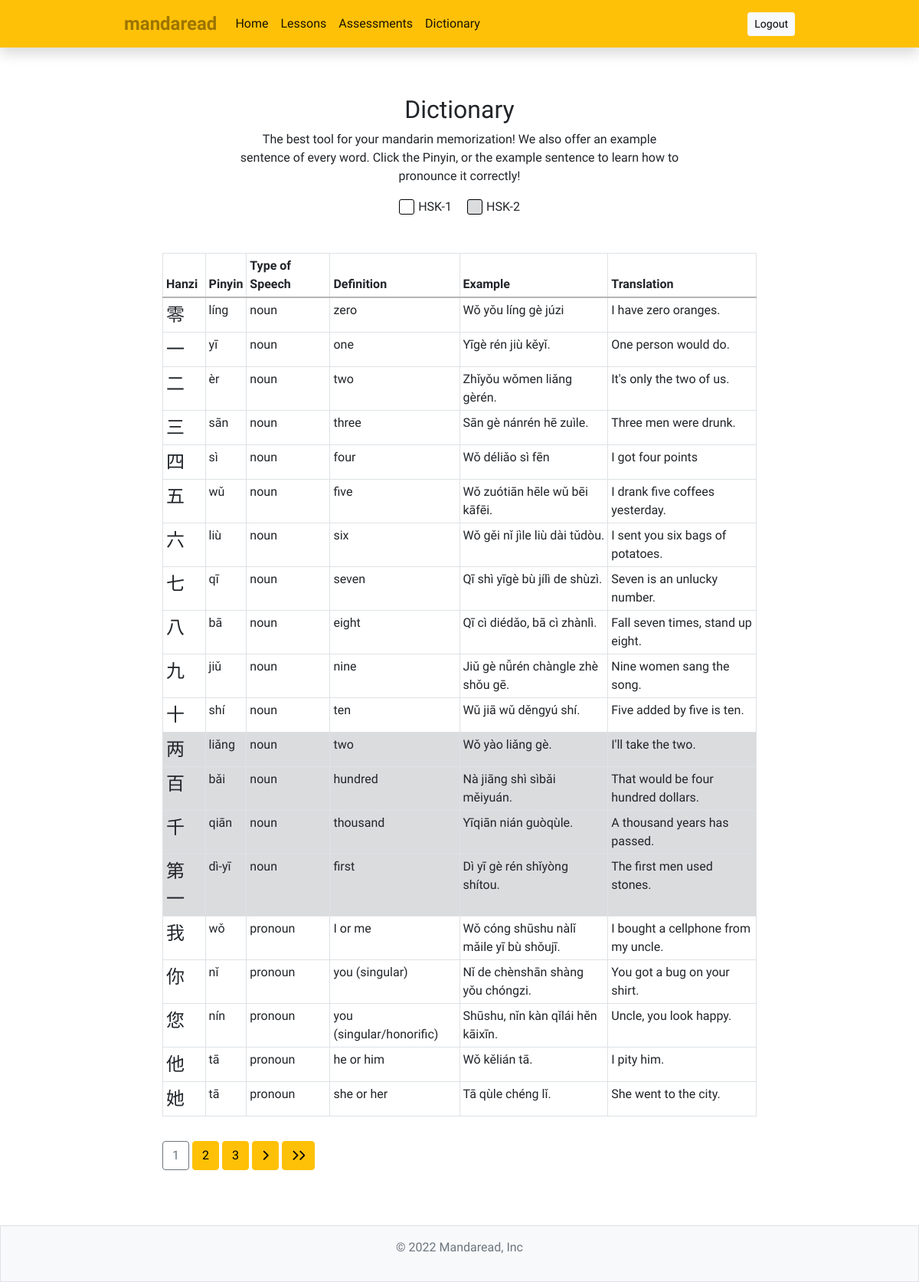
Before: /dictionary/ with the older database file.
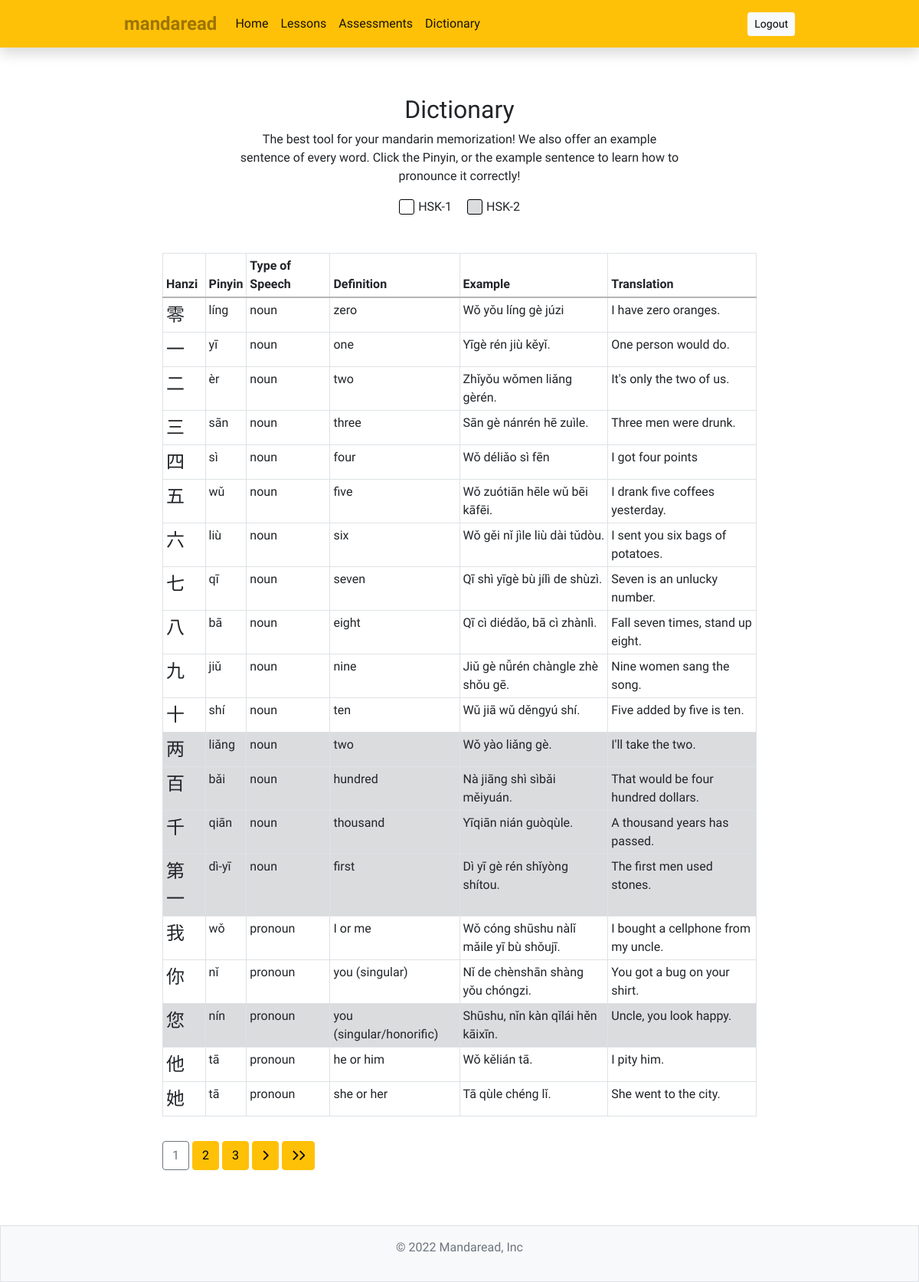
After: the same page with the newer database file.
### dictionary/models.py (models this page shows, shortened)
class Dictionary(models.Model):
    HSK_LEVEL = (
        ('HSK-1', 'HSK-1'),
        ('HSK-2', 'HSK-2')
    )
    PART_OF_SPEECH = (
        ('noun', 'noun'),
        ('pronoun', 'pronoun'),
        ('verb', 'verb'),
        ('adjective', 'adjective'),
        ('adverb', 'adverb'),
        ('preposition', 'preposition'),
        ('conjunction', 'conjunction'),
        ('interjection', 'interjection')
    )
    from_lesson = models.ForeignKey(LessonBank, null=True, blank=True, on_delete=models.CASCADE)
    hanzi = models.CharField(max_length=50)
    pinyin = models.CharField(max_length=50)
    definition = models.CharField(max_length=255)
    part_of_speech = models.CharField(max_length=50, null=True, blank=True, choices=PART_OF_SPEECH)
    example = models.CharField(null=True, blank=True, max_length=250)
    translation = models.CharField(null=True, blank=True, max_length=250)

### dictionary/views.py (the view)
# urls.py: path('', views.DictionaryList.as_view(), name='mandaread-dict'),
class DictionaryList(ListView):
    model = Dictionary
    template_name = "dictionary/dictionary.html"
    context_object_name = 'words'
    paginate_by = 20
    def dispatch(self, request, *args, **kwargs):
        user_log = UserLog()
        user_log.log_by = request.user.username
        user_log.action = "opened the dictionary"
        user_log.date_time_logged = datetime.datetime.now()
        user_log.save()
        return super().dispatch(request, *args, **kwargs)

### dictionary/templates/dictionary/dictionary.html (shortened to what this page needs)
{% extends 'mandaread/base.html' %}
{% load static %}
{% block content %}
    <div class="container col-lg-8 col-xl-8 mb-3 mt-4">
        <div class = "mb-5 d-flex flex-column justify-content-center align-items-center">
            <h2>Dictionary</h2>
            <p class = "col-lg-9 text-center">The best tool for your mandarin memorization! We also offer an example sentence of every word. Click the Pinyin, or the example sentence to learn how to pronounce it correctly!</p>
            <div class = "d-flex justify-content-center">
                <div class = "d-flex justify-content-center align-items-center legend-div">
                    <div class = "legend-box"></div>
                    <span>HSK-1</span>
                </div>
                <div class = "d-flex justify-content-center align-items-center legend-div">
                    <div class = "legend-box bg-secondary bg-opacity-25"></div>
                    <span>HSK-2</span>
                </div>
            </div>
        </div>
        <table class="table table-hover table-bordered table-sm">
            <thead>
                <tr>
                    <th>Hanzi</th>
                    <th>Pinyin</th>
                    <th>Type of Speech</th>
                    <th>Definition</th>
                    <th style="width: 25%">Example</th>
                    <th style="width: 25%">Translation</th>
                </tr>
            </thead>
            <tbody>
                {% for word in words %}
                    {% if word.from_lesson.hsk == 2 %}
                        <tr class = "bg-secondary bg-opacity-25">
                    {% else %}
                        <tr>
                    {% endif %}
                        <td role = "button" data-toggle="tooltip" data-placement="top" title="Click me!" class = "hanzi">{{ word.hanzi }}</td>
                        <td>{{ word.pinyin }}</td>
                        <td>{{ word.part_of_speech }}</td>
                        <td>{{ word.definition }}</td>
                        <td role = "button" data-toggle="tooltip" data-placement="top" title="Click me!" class = "hanzi-trans">{{ word.example }}</td>
                        <td>{{ word.translation|capfirst }}</td>
                    </tr>
                {% endfor %}
            </tbody>
        </table>
    </div>
        {% if is_paginated %}
            <div class="container col-lg-8 col-xl-8 mb-5">
                {% for num in page_obj.paginator.page_range %}
                    {% if page_obj.number == num %}
                        <a href="?page={{ num }}" class="btn btn-outline-secondary mb-4">{{ num }}</a>
                    {% elif num > page_obj.number|add:'-3' and num < page_obj.number|add:'3' %}
                        <a href="?page={{ num }}" class="btn btn-warning mb-4">{{ num }}</a>
                    {% endif %}
                {% endfor %}
                {% if page_obj.has_next %}
                    <a href="?page={{ page_obj.next_page_number }}" class="btn btn-warning mb-4"><i class="fas fa-chevron-right fa-sm"></i></a>
                    <a href="?page={{ page_obj.paginator.num_pages }}" class="btn btn-warning mb-4"><i class="fas fa-chevron-right fa-sm"></i><i class="fas fa-chevron-right fa-sm"></i></a>
                {% endif %}
            </div>
        {% endif %}
{% endblock %}

### mandaread/templates/mandaread/base.html (shortened to what this page needs)
{% load static %}
<!DOCTYPE html>
<html lang="en">
<head>
    <link href="https://cdn.jsdelivr.net/npm/bootstrap@5.1.3/dist/css/bootstrap.min.css" rel="stylesheet"
>
    <link rel="stylesheet" type="text/css" href="{% static 'mandaread/style.css' %}">
</head>
<body class="d-flex flex-column min-vh-100">
    <nav class="navbar d-flex justify-content-center fixed-top mb-5 bg-warning navbar-expand-lg navbar-light shadow">
        <div class="container col-12 col-lg-9 mx-3 mx-md-5">
            <a class="navbar-brand" style="font-family: 'Quicksand', sans-serif; font-weight: 700; color: #9c7500;" href="{% url 'mandaread-home' %}">mandaread</a>
            <div class="collapse navbar-collapse" id="navbarSupportedContent">
                <ul class="navbar-nav me-auto mb-2 mb-lg-0">
                    <li class="nav-item">
                        <a class="nav-link active" aria-current="page" href="{% url 'mandaread-home' %}">Home</a>
                    </li>
                    <li class="nav-item">
                        <a class="nav-link active" aria-current="page" href="{% url 'mandaread-lessons' %}">Lessons</a>
                    </li>
                    <li class="nav-item">
                        <a class="nav-link active" aria-current="page" href="{% url 'mandaread-assessments' %}">Assessments</a>
                    </li>
                    <li class="nav-item">
                        <a class="nav-link active" aria-current="page" href="{% url 'mandaread-dict' %}">Dictionary</a>
                    </li>
                </ul>
                <div class = 'd-flex gap-2'>
                    <div class = "position-relative mb-2 mb-lg-0">
                        <button type = "button" id = "logout-btn" class="btn btn-light btn-sm">Logout</button>
                    </div>
                </div>
            </div>
        </div>
    </nav>
    {% block content %}
    {% endblock %}
    <footer class="py-3 mt-4 bg-light border mt-auto">
        <p class="text-center text-muted">&copy; 2022 Mandaread, Inc</p>
    </footer>
</body>
</html>

### mandaread/static/mandaread/style.css (style rules this page uses)
body { font-family: 'Quicksand', sans-serif; padding-top: 100px; font-weight: 500; }
.navbar-brand { font-size: 1.5em !important; }
.hanzi { font-size: 1.5em; }
.legend-box { width: 20px; height: 20px; margin-right: 5px; border: 1px solid black; border-radius: 3px; }
.legend-div { margin: 0 10px; }
.table thead > tr > th { vertical-align: bottom; border-bottom: 2px solid hsl(0, 0%, 71%); }

Changed rows visible on the page:
changed Dictionary "nín": from_lesson_id empty → 11 (drawn)
